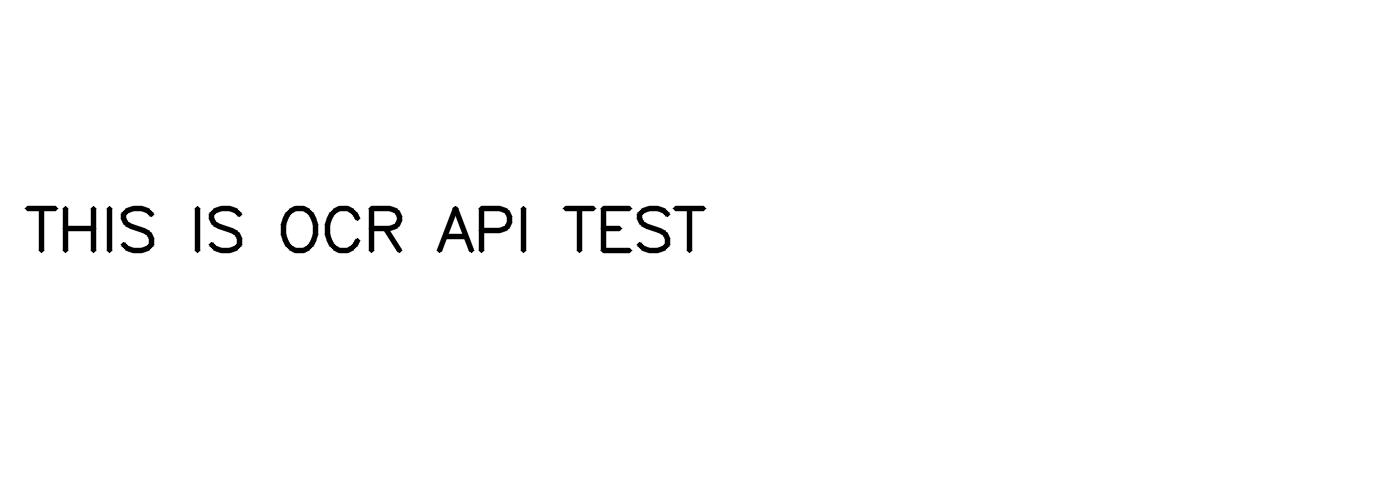
#> input picture data/ocr_api_test.png, 1400 x 500 px
$ python -i feature_extraction.py   (imports and definitions only)   (older library calls are emulated)
#> lines starting #> are read from the running program, lines starting #| are printed output that depends on the picture; after the words box and inside, x2 and y2 are one past the last pixel; in counts of white or black regions, pixels touching at a corner belong together
#> further down, picture is the input picture: shape (500, 1400); min 0, max 255, mean 252.1
import os
import re
from typing import List, Optional, Tuple

import cv2
import numpy as np

try:
    import pytesseract
except Exception:  # pragma: no cover
    pytesseract = None


def _configure_tesseract() -> None:
    if pytesseract is None:
        return

    configured_cmd = os.getenv("TESSERACT_CMD", "").strip()
    if configured_cmd:
        pytesseract.pytesseract.tesseract_cmd = configured_cmd
        return

    if os.name != "nt":
        return

    windows_candidates = [
        r"C:\Program Files\Tesseract-OCR\tesseract.exe",
        r"C:\Program Files (x86)\Tesseract-OCR\tesseract.exe",
    ]
    for candidate in windows_candidates:
        if os.path.isfile(candidate):
            pytesseract.pytesseract.tesseract_cmd = candidate
            return


def _normalize_ocr_text(text: str) -> str:
    compact = re.sub(r"\s+", " ", text or " ").strip()
    return re.sub(r"[^\x20-\x7E]", "", compact)


# [47 lines left out: functions _cleanup_ocr_text, _ocr_text_quality, not called in this run]


def _deskew(gray_image: np.ndarray) -> np.ndarray:
    try:
        inv = cv2.bitwise_not(gray_image)
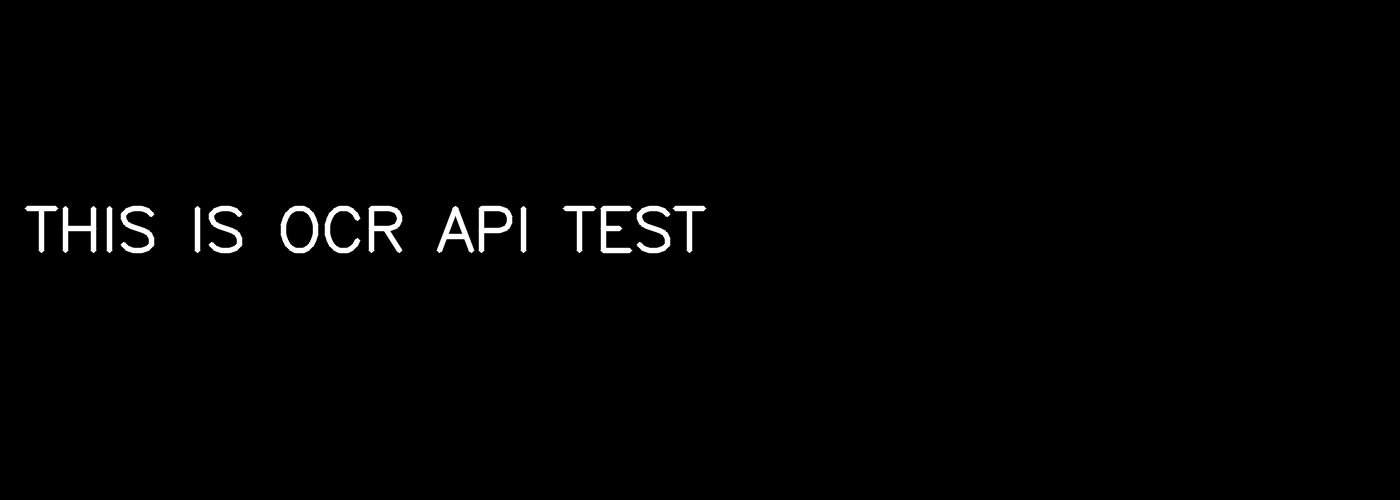
#> inv: shape (500, 1400); min 0, max 255, mean 2.9
        thresh = cv2.threshold(inv, 0, 255, cv2.THRESH_BINARY + cv2.THRESH_OTSU)[1]
#> thresh: shape (500, 1400); 1.1% white; 16 white regions, largest, box (x1, y1, x2, y2) and area: (368, 206, 402, 253) 682, (281, 206, 318, 253) 638, (121, 206, 154, 253) 591
        coords = np.column_stack(np.where(thresh > 0))
        if coords.shape[0] < 50:
            return gray_image

        angle = cv2.minAreaRect(coords)[-1]
#> angle = -90
        if angle < -45:
            angle = -(90 + angle)
#> angle = 0
        else:
            angle = -angle

        if abs(angle) < 0.5 or abs(angle) > 20:
            return gray_image

        h, w = gray_image.shape[:2]
        center = (w // 2, h // 2)
        matrix = cv2.getRotationMatrix2D(center, angle, 1.0)
        return cv2.warpAffine(gray_image, matrix, (w, h), flags=cv2.INTER_CUBIC, borderMode=cv2.BORDER_REPLICATE)
    except Exception:
        return gray_image


def _ocr_variants(gray_image: np.ndarray) -> List[np.ndarray]:
    variants: List[np.ndarray] = [gray_image, _deskew(gray_image)]

    h, w = gray_image.shape[:2]
#> h = 500; w = 1400
    if min(h, w) < 900:
        enlarged = cv2.resize(gray_image, None, fx=2.0, fy=2.0, interpolation=cv2.INTER_CUBIC)
        variants.append(enlarged)

    blurred = cv2.GaussianBlur(gray_image, (3, 3), 0)
    _, otsu = cv2.threshold(blurred, 0, 255, cv2.THRESH_BINARY + cv2.THRESH_OTSU)
    variants.append(otsu)

    adaptive = cv2.adaptiveThreshold(
        gray_image,
        255,
        cv2.ADAPTIVE_THRESH_GAUSSIAN_C,
        cv2.THRESH_BINARY,
        31,
        11,
    )
    variants.append(adaptive)

    return variants


def extract_ocr_text(gray_image: Optional[np.ndarray]) -> str:
    if gray_image is None or pytesseract is None:
        return ""

    _configure_tesseract()
    ocr_configs = [
        "--oem 3 --psm 6 -l eng",
        "--oem 3 --psm 11 -l eng",
        "--oem 3 --psm 3 -l eng",
    ]
    best_text = ""
    best_score = 0.0

    try:
        for image_variant in _ocr_variants(gray_image):
            for config in ocr_configs:
                try:
                    data = pytesseract.image_to_data(
                        image_variant,
                        config=config,
                        output_type=pytesseract.Output.DICT,
                    )

                    words: List[str] = []
                    conf_values: List[float] = []
                    for raw_word, raw_conf in zip(data.get("text", []), data.get("conf", [])):
                        word = str(raw_word or "").strip()
                        if not word:
                            continue
                        try:
                            conf = float(raw_conf)
                        except Exception:
                            conf = -1.0
                        if conf >= 35:
                            words.append(word)
                            conf_values.append(conf)

                    if words:
                        candidate = " ".join(words)
                    else:
                        candidate = pytesseract.image_to_string(image_variant, config=config)

                    candidate = _cleanup_ocr_text(candidate)
                except Exception:
                    continue

                confidence_score = 0.0
                if conf_values:
                    confidence_score = min(max(sum(conf_values) / (len(conf_values) * 100.0), 0.0), 1.0)
                quality_score = _ocr_text_quality(candidate)
                final_score = 0.65 * quality_score + 0.35 * confidence_score

                if final_score > best_score or (final_score == best_score and len(candidate) > len(best_text)):
                    best_score = final_score
                    best_text = candidate
#> this loop made 1 pass
#> after the loop, best_score = 0; best_text = ''

        if best_score < 0.2 and len(best_text) < 5:
            return ""
        return best_text
    except Exception:
        return ""


# [43 lines left out: function extract_image_features, not called in this run]

>>> import cv2
>>> picture = cv2.imread('../../data/ocr_api_test.png', cv2.IMREAD_GRAYSCALE)
#> (the run stopped early here; a loop or call above may not have finished)
